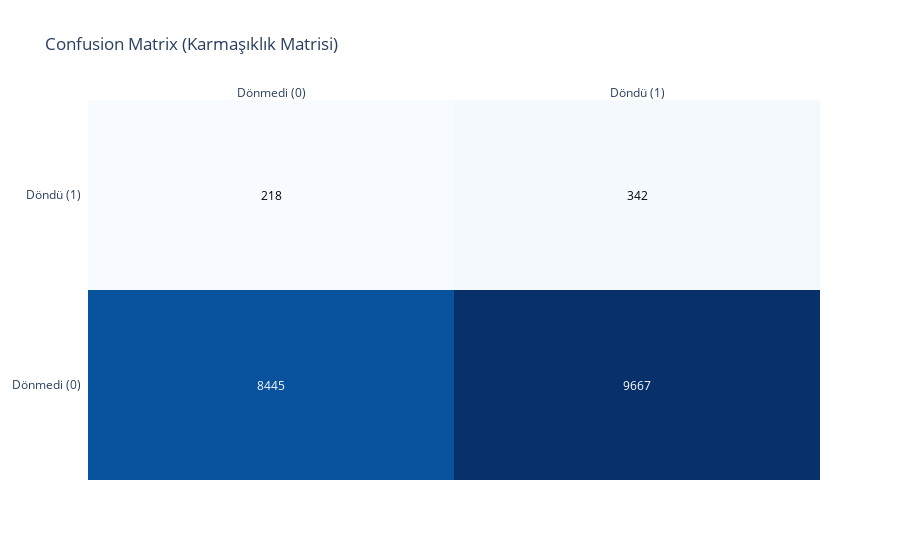

Notebook code for this chart:
### Markdown cell above
## 📈 Adım 7: Model Değerlendirmesi

Modelimiz ne kadar başarılı? Özellikle "Geri Dönecek" (1) sınıfını ne kadar doğru tahmin ediyoruz?

### Code cell
# Tahminler
y_pred = model.predict(X_test)
y_prob = model.predict_proba(X_test)[:, 1]

# Metrikler
print("Sınıflandırma Raporu:")
print(classification_report(y_test, y_pred))

auc = roc_auc_score(y_test, y_prob)
print(f"ROC-AUC Skoru: {auc:.3f}")

# Confusion Matrix Görselleştirme
cm = confusion_matrix(y_test, y_pred)
z = cm.tolist()
x = ['Dönmedi (0)', 'Döndü (1)']
y = ['Dönmedi (0)', 'Döndü (1)']

fig = ff.create_annotated_heatmap(z, x=x, y=y, colorscale='Blues')
fig.update_layout(title_text='Confusion Matrix (Karmaşıklık Matrisi)')
fig.show()

### Figure 1 — Plotly figure (JSON) as saved in the notebook; plotly's stock layout.template omitted (floating-point values rounded to 4 significant figures)
{"data": [{"colorscale": [[0, "rgb(247,251,255)"], [0.125, "rgb(222,235,247)"], [0.25, "rgb(198,219,239)"], [0.375, "rgb(158,202,225)"], [0.5, "rgb(107,174,214)"], [0.625, "rgb(66,146,198)"], [0.75, "rgb(33,113,181)"], [0.875, "rgb(8,81,156)"], [1, "rgb(8,48,107)"]], "reversescale": false, "showscale": false, "type": "heatmap", "x": ["Dönmedi (0)", "Döndü (1)"], "y": ["Dönmedi (0)", "Döndü (1)"], "z": [[8445, 9667], [218, 342]]}], "layout": {"annotations": [{"font": {"color": "#FFFFFF"}, "showarrow": false, "text": "8445", "x": "Dönmedi (0)", "xref": "x", "y": "Dönmedi (0)", "yref": "y"}, {"font": {"color": "#FFFFFF"}, "showarrow": false, "text": "9667", "x": "Döndü (1)", "xref": "x", "y": "Dönmedi (0)", "yref": "y"}, {"font": {"color": "#000000"}, "showarrow": false, "text": "218", "x": "Dönmedi (0)", "xref": "x", "y": "Döndü (1)", "yref": "y"}, {"font": {"color": "#000000"}, "showarrow": false, "text": "342", "x": "Döndü (1)", "xref": "x", "y": "Döndü (1)", "yref": "y"}], "title": {"text": "Confusion Matrix (Karmaşıklık Matrisi)"}, "xaxis": {"dtick": 1, "gridcolor": "rgb(0, 0, 0)", "side": "top", "ticks": ""}, "yaxis": {"dtick": 1, "ticks": "", "ticksuffix": "  "}}}
